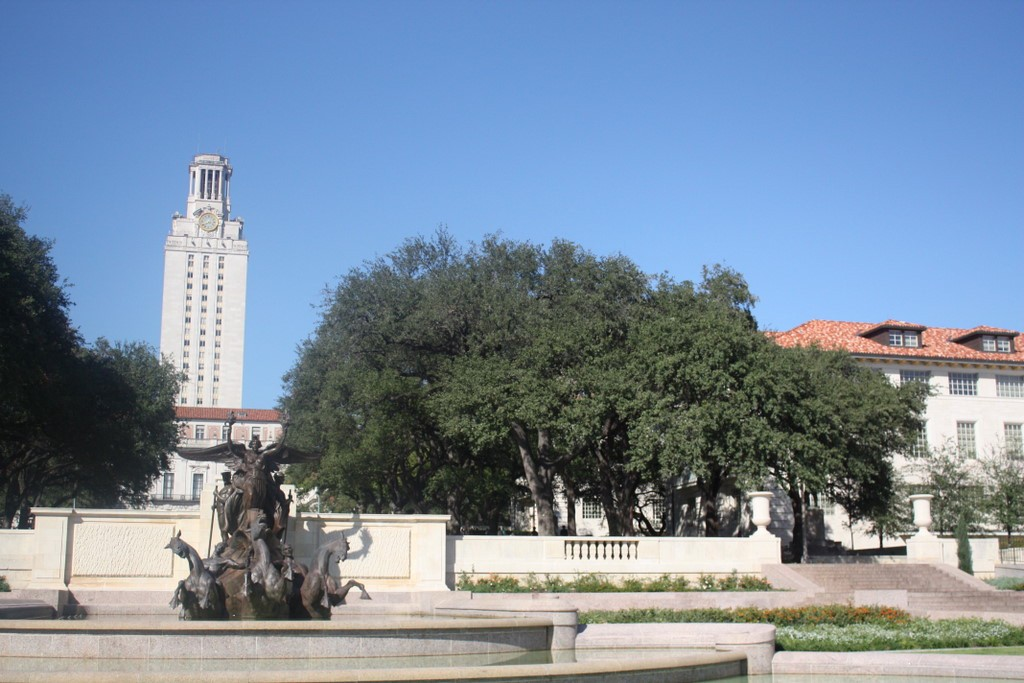
#> input picture Lab5/foto1B.jpg, 1024 x 683 px
$ python panor.py foto1A.jpg foto1B.jpg
#> lines starting #> are read from the running program, lines starting #| are printed output that depends on the picture
import cv2
import numpy as np
import matplotlib.pyplot as plt
import imageio
import imutils
import sys
cv2.ocl.setUseOpenCL(False)

feature_extractor = 'orb' # one of 'sift', 'surf', 'brisk', 'orb', 'kaze', 'akaze'
feature_matching = 'bf'

filename1 = sys.argv[1]
filename2 = sys.argv[2]

trainImg = imageio.imread(filename2)
#> trainImg is the input picture: shape (683, 1024, 3); mean R, G, B 122, 139.8, 159.3
trainImg_gray = cv2.cvtColor(trainImg, cv2.COLOR_BGR2GRAY)
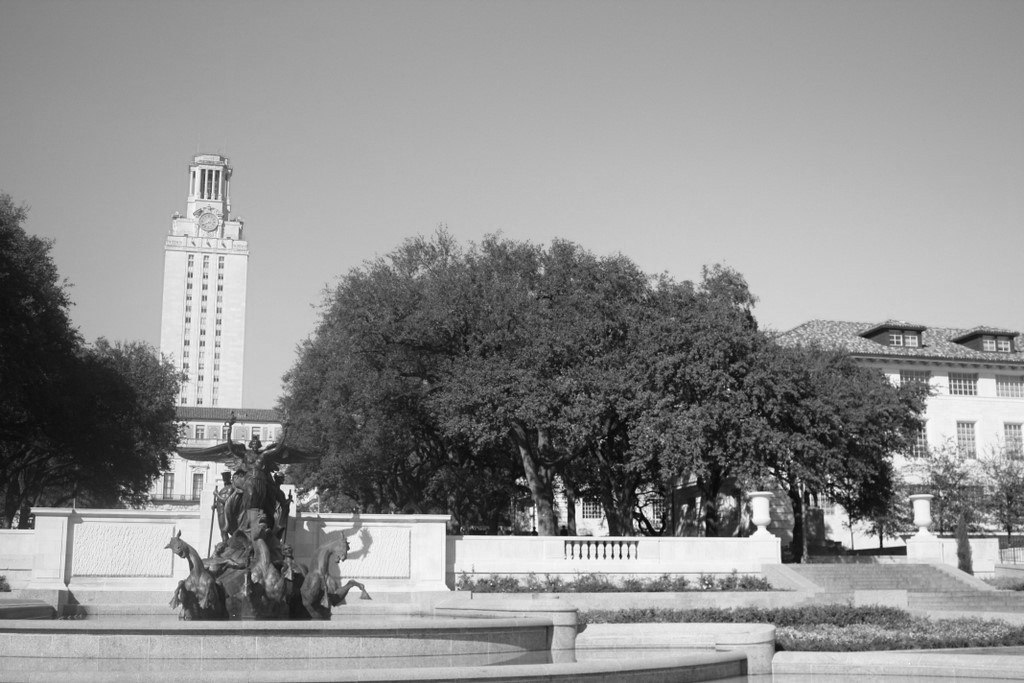
#> trainImg_gray: shape (683, 1024); min 1, max 255, mean 143.6

queryImg = imageio.imread(filename1)
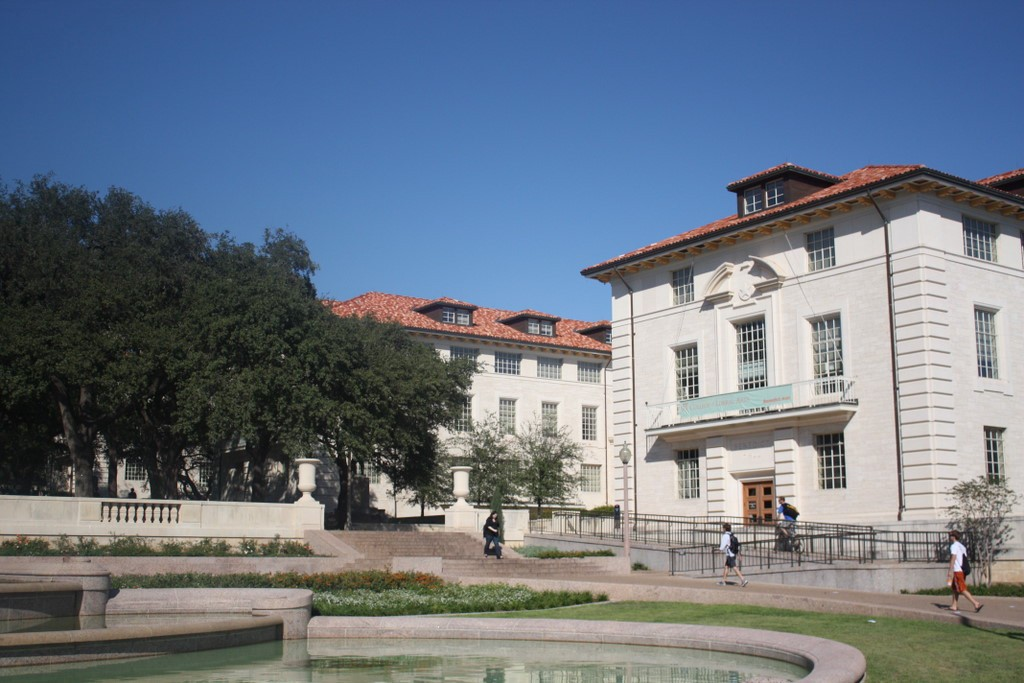
#> input picture Lab5/foto1A.jpg, 1024 x 683 px
#> queryImg is the input picture: shape (683, 1024, 3); mean R, G, B 107.9, 118.7, 132.3

queryImg_gray = cv2.cvtColor(queryImg, cv2.COLOR_BGR2GRAY)
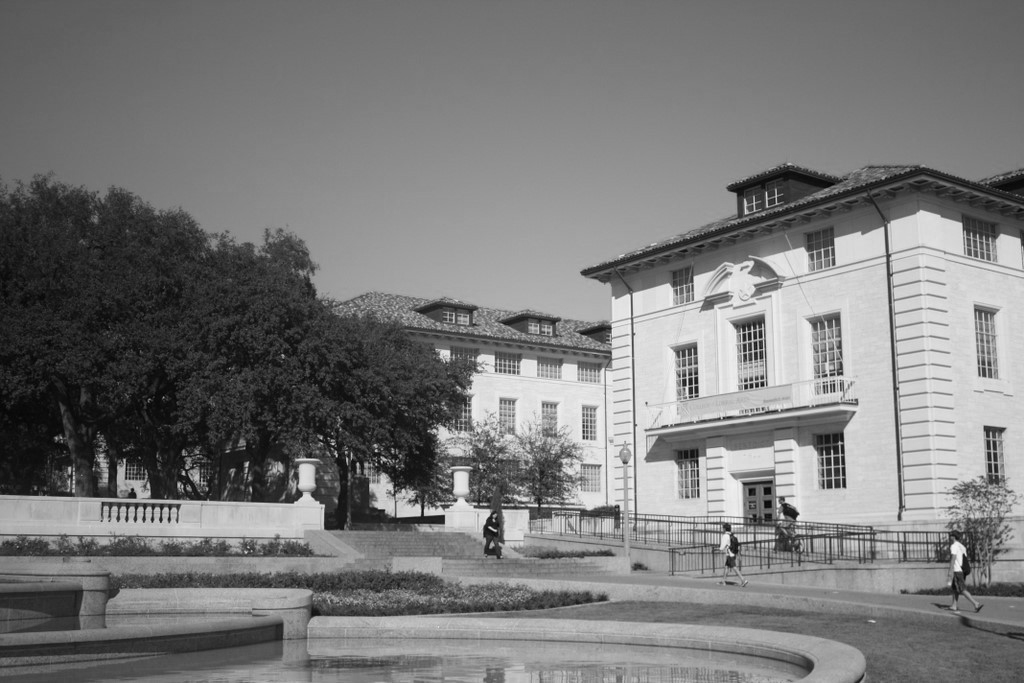
#> queryImg_gray: shape (683, 1024); min 3, max 251, mean 121.5


def detectAndDescribe(image, method=None):


#> called with method = 'orb'
    assert method is not None

    if method == 'sift':
        descriptor = cv2.xfeatures2d.SIFT_create()
    elif method == 'surf':
        descriptor = cv2.xfeatures2d.SURF_create()
    elif method == 'brisk':
        descriptor = cv2.BRISK_create()
    elif method == 'orb':
        descriptor = cv2.ORB_create()
    elif method == 'kaze':
        descriptor = cv2.KAZE_create()
    elif method == 'akaze':
        descriptor = cv2.AKAZE_create()


    (kps, features) = descriptor.detectAndCompute(image, None)
#> kps = 500 keypoints; strongest (x, y, size): (534, 528, 31), (535, 533, 37.2), (596, 544, 37.2), (637, 508, 31)

    return (kps, features)

kpsA, featuresA = detectAndDescribe(trainImg_gray, method=feature_extractor)
#> kpsA has the same summary as kps in detectAndDescribe
kpsB, featuresB = detectAndDescribe(queryImg_gray, method=feature_extractor)
#> in detectAndDescribe (call 2), `(kps, features) = descriptor.detectAndCompute(image, None)`: kps = 500 keypoints; strongest (x, y, size): (751, 385, 31), (762, 383, 31), (443, 516, 31), (425, 514, 37.2)
#> kpsB has the same summary as kps in detectAndDescribe


def createMatcher(method,crossCheck):

    if method == 'sift' or method == 'surf' or method == 'kaze':
        bf = cv2.BFMatcher(cv2.NORM_L2, crossCheck=crossCheck)
    else:
        bf = cv2.BFMatcher(cv2.NORM_HAMMING, crossCheck=crossCheck)
    return bf

def matchKeyPointsBF(featuresA, featuresB, method):
#> called with method = 'orb'
    bf = createMatcher(method, crossCheck=True)

    best_matches = bf.match(featuresA,featuresB)
#> best_matches = 185 matches

    rawMatches = sorted(best_matches, key = lambda x:x.distance)
#> rawMatches = 185 matches

    return rawMatches


fig = plt.figure(figsize=(20,8))

matches = matchKeyPointsBF(featuresA, featuresB, method=feature_extractor)
#> matches = 185 matches
img3 = cv2.drawMatches(trainImg,kpsA,queryImg,kpsB,matches[:100],
                           None,flags=cv2.DrawMatchesFlags_NOT_DRAW_SINGLE_POINTS)
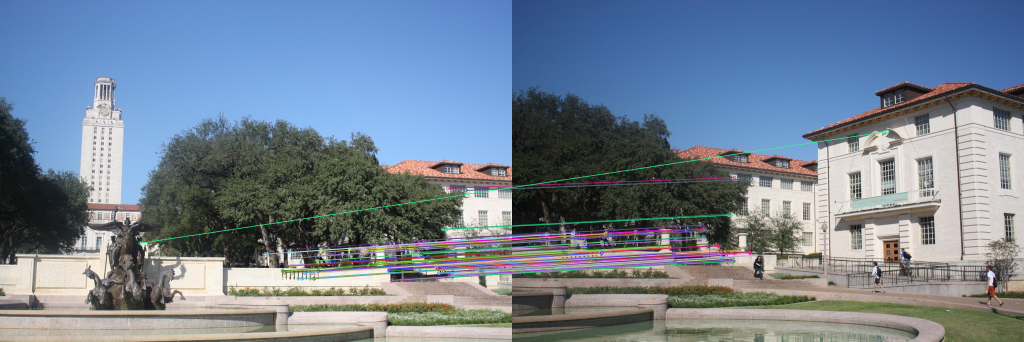
#> img3: shape (683, 2048, 3) (shown at 1/2 size); mean R, G, B 115.2, 129.7, 146.8

#plt.imshow(img3)
#plt.show()

def getHomography(kpsA, kpsB, featuresA, featuresB, matches, reprojThresh):

#> called with reprojThresh = 4
    kpsA = np.float32([kp.pt for kp in kpsA])
#> kpsA = 500 pairs, first value 31 to 970.6, second value 169.9 to 615.9
    kpsB = np.float32([kp.pt for kp in kpsB])
#> kpsB = 500 pairs, first value 68.4 to 984, second value 186.3 to 570

    if len(matches) > 4:


        ptsA = np.float32([kpsA[m.queryIdx] for m in matches])
#> ptsA = 185 pairs, first value 33 to 970.6, second value 328.5 to 587.5
        ptsB = np.float32([kpsB[m.trainIdx] for m in matches])
#> ptsB = 185 pairs, first value 68.4 to 964.8, second value 222.9 to 553


        (H, status) = cv2.findHomography(ptsA, ptsB, cv2.RANSAC,
            reprojThresh)
#> H = [[1.15, -0.12, -477.3], [0.13, 1.03, -100.4], [0.000209, -0.000117, 1]]; status = 185 values, max 1 at index 0, min 0 at index 81, mean 0.627

        return (matches, H, status)
    else:
        return None

M = getHomography(kpsA, kpsB, featuresA, featuresB, matches, reprojThresh=4)
#> M = 3 matches
if M is None:
    print("Error!")
(matches, H, status) = M

width = trainImg.shape[1] + queryImg.shape[1]
#> width = 2048
height = trainImg.shape[0] + queryImg.shape[0]
#> height = 1366


result = cv2.warpPerspective(trainImg, H, (width, height))
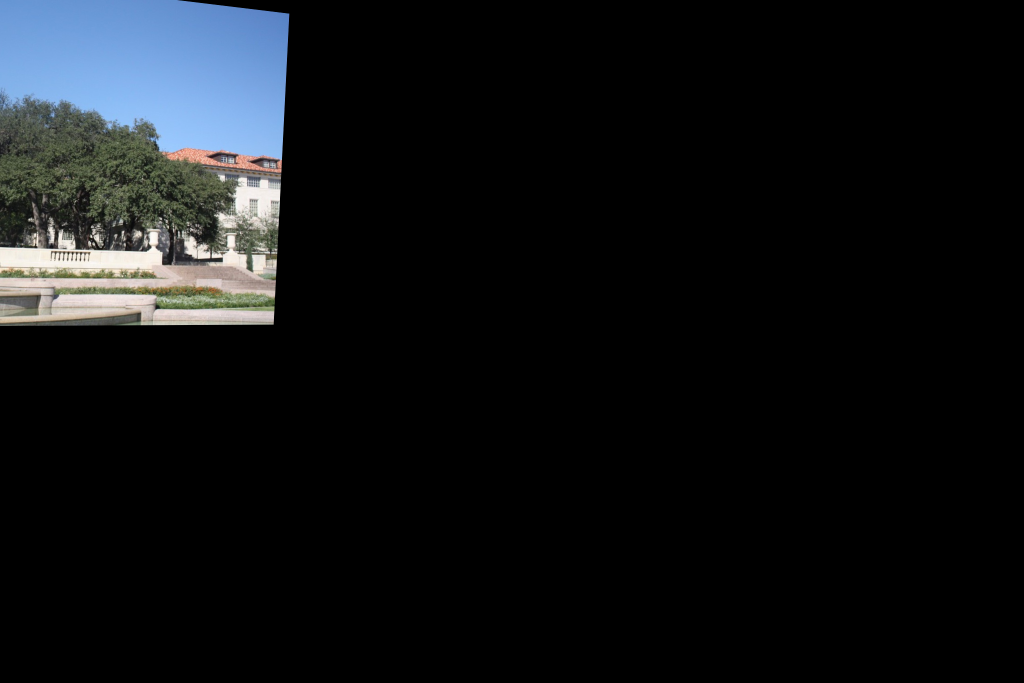
#> result: shape (1366, 2048, 3) (shown at 1/2 size); mean R, G, B 16, 18.3, 20.4

result[0:queryImg.shape[0], 0:queryImg.shape[1]] = queryImg
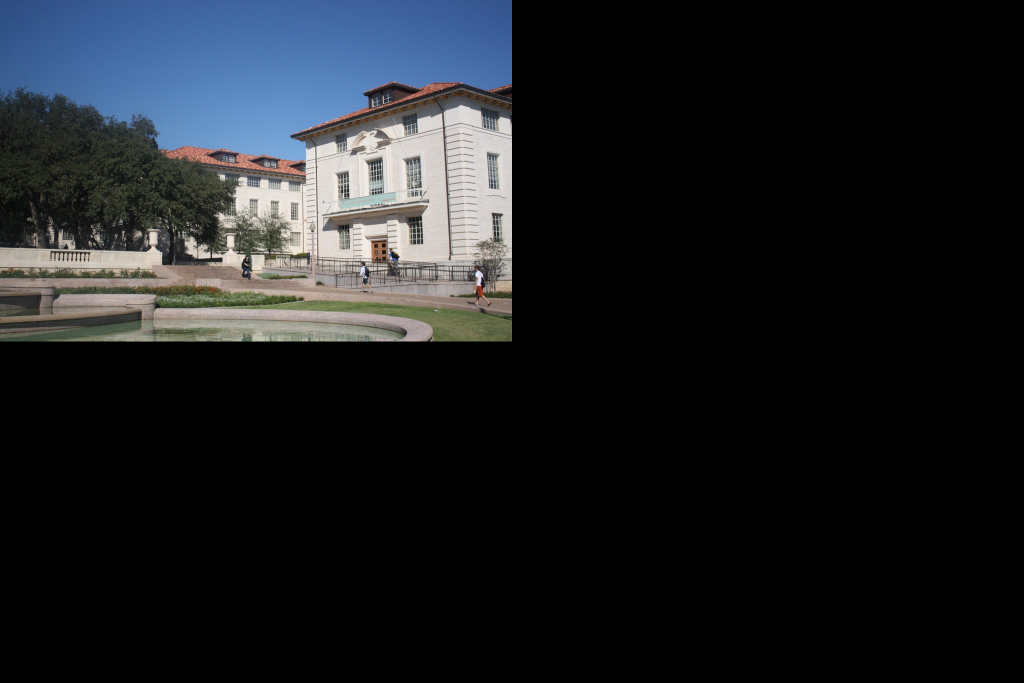
#> result: shape (1366, 2048, 3) (shown at 1/2 size); mean R, G, B 27, 29.7, 33.1


plt.imshow(result)

plt.show()
